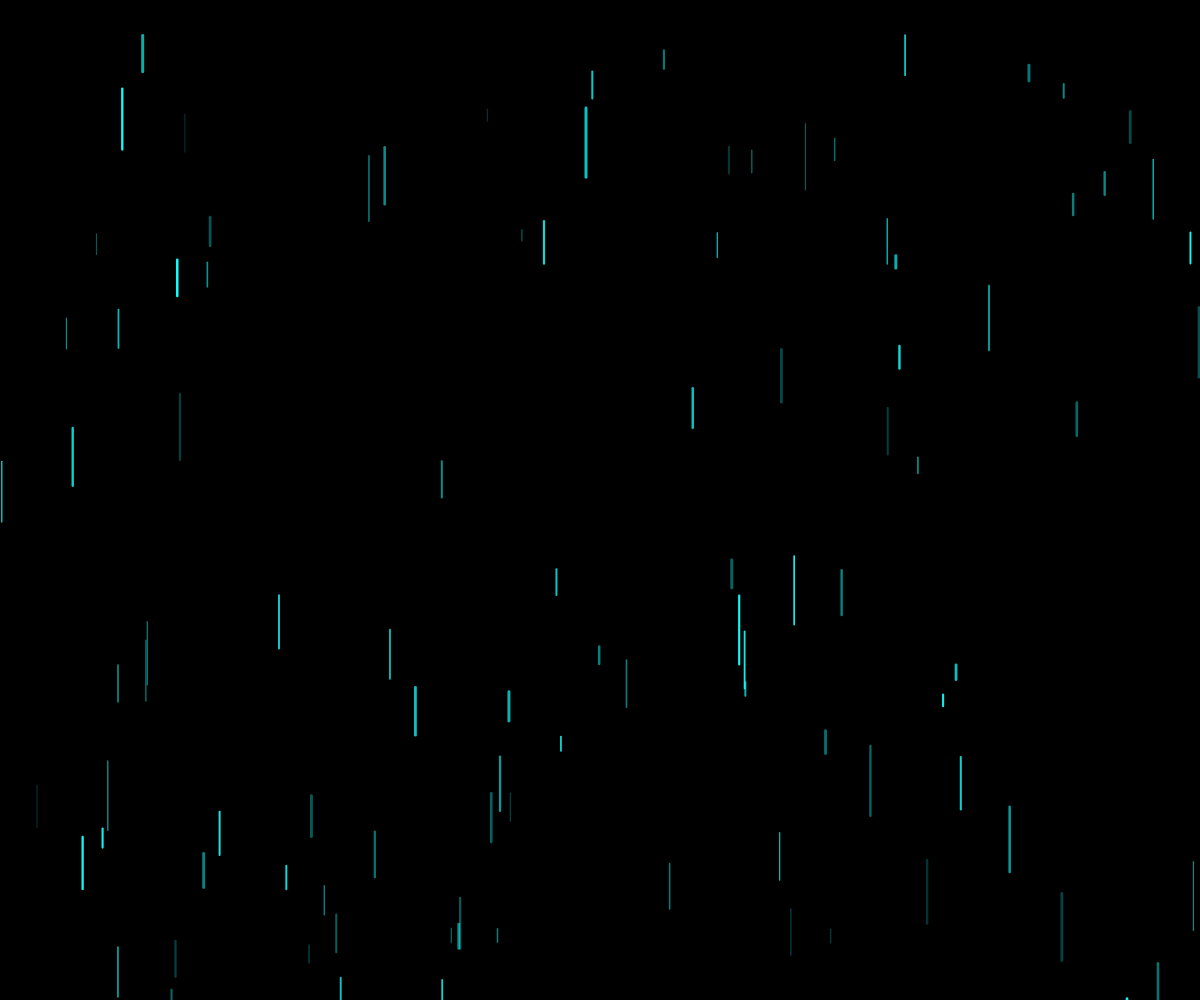
Frame 1 (no input)
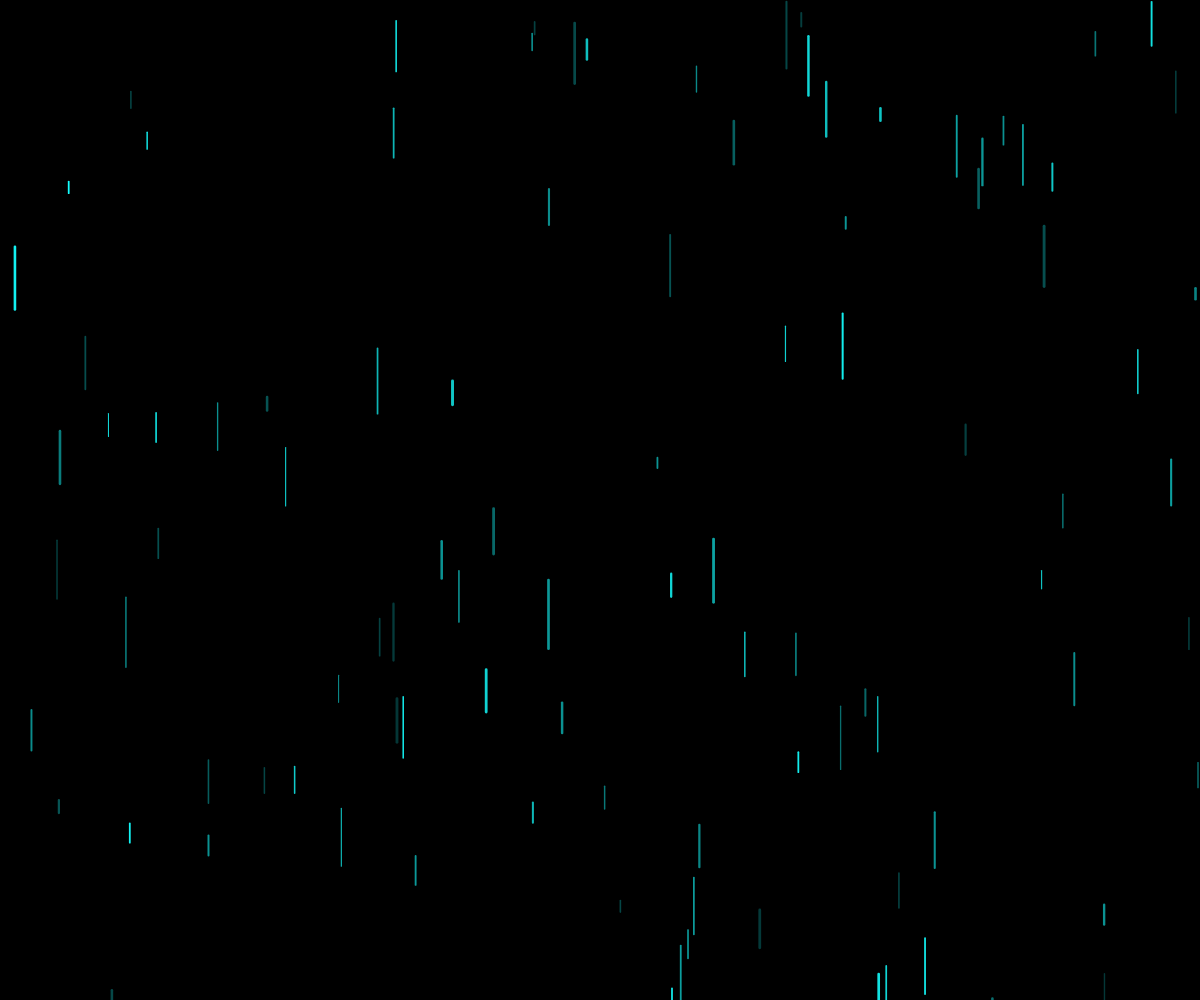
Frame 60 (no input)
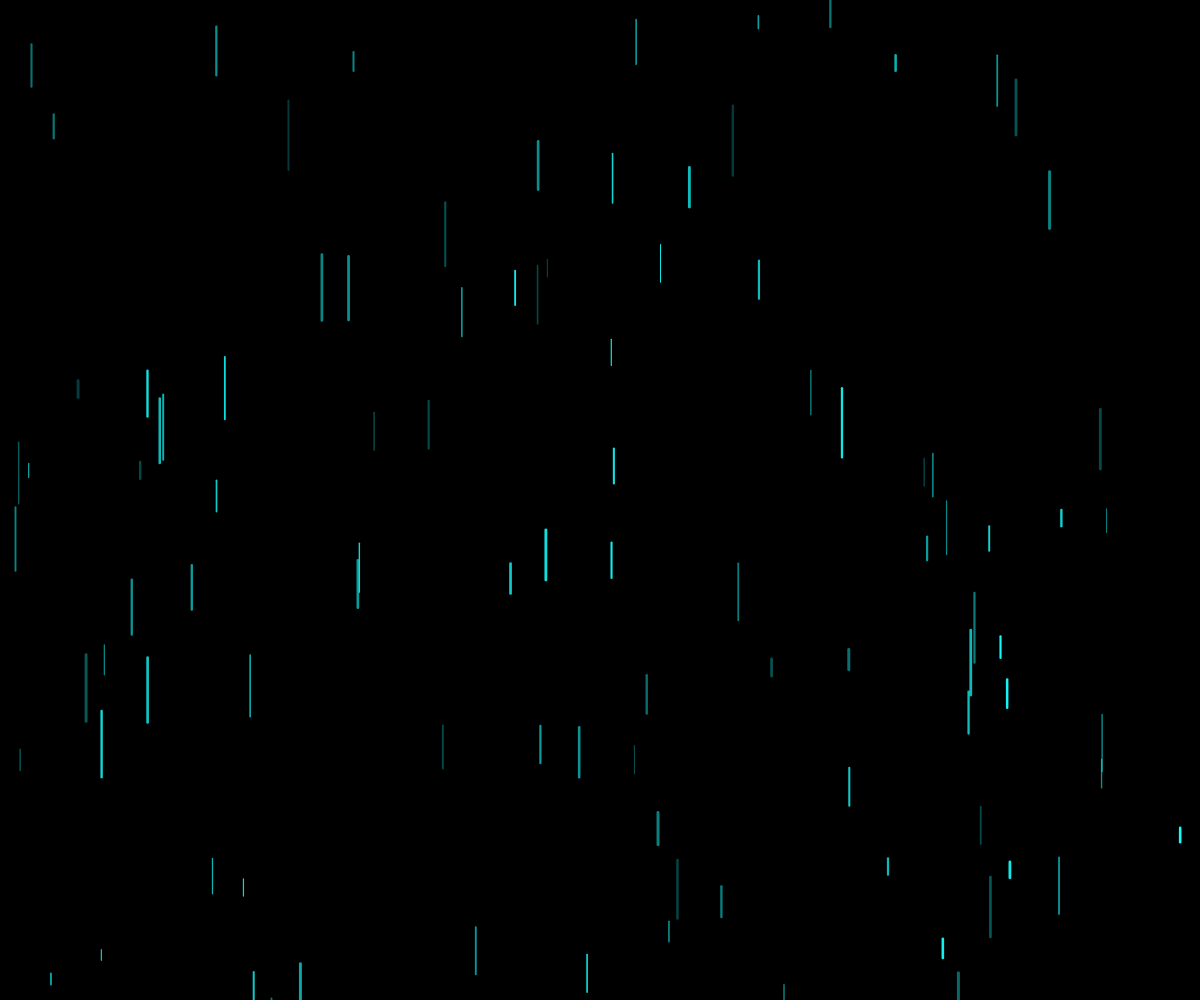
Frame 120 (the mouse pressed at the canvas centre since frame 60)

The p5.js sketch that drew these frames (run headless with seeded random() and noise() and a simulated clock; from frame 60 on, the mouse is pressed at the canvas centre):

// p5.js sketch
// ── sketch.js
function setup() {
	createCanvas(windowWidth, windowHeight);
  }
  
  function windowResized() {
	resizeCanvas(windowWidth, windowHeight);
  }
  
  function draw() {
	background(0);
  
	for (let i = 0; i < 100; i++) { 
	  let spessore = random(1, 3); 
	  let lunghezza = random(10, 70); 
	  let posX = random(width); 
	  let posY = random(height); 
	  let opacity = random(50, 255); 
  
	  stroke(20, 255, 255, opacity); // Colore della linea con opacità
	  strokeWeight(spessore); // Spessore della linea
	  line(posX, posY, posX, posY + lunghezza); // Stampo la linea
	  // line(pos_in_x, pos_in_y, pos_fin_x, pos_fin_y)
	}
  }
  
